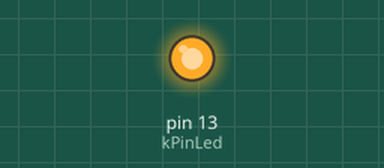
Bench run of a sketch on a simulated Arduino Uno, built with avr-gcc and run on an emulated ATmega328P. Parts: output pins drawn as LEDs (lit = HIGH).

Above: at 0.4 s.
At 10.5 s:
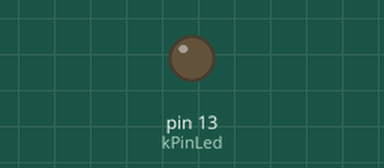
Timing chart, 0 to 14.3 s (numbered marks = the images above):
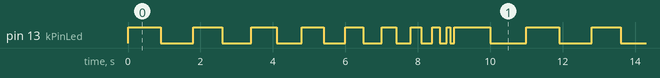

Measured:
- by itself, pin 13 (kPinLed): repeats every 11.0 s: LOW 0.90 s, HIGH 0.80 s, LOW 0.80 s, HIGH 0.70 s, LOW 0.70 s, HIGH 0.60 s, LOW 0.60 s, HIGH 0.50 s, LOW 0.50 s, HIGH 0.40 s, LOW 0.40 s, HIGH 0.30 s, LOW 0.30 s, HIGH 0.20 s, LOW 0.20 s, HIGH 0.10 s, LOW 0.10 s, HIGH 1.0 s, LOW 1.0 s, HIGH 0.90 s
- by itself, everything shown: repeats every 11.0 s, in 20 steps

The sketch:

blink_else.pde
```cpp
const int kPinLed = 13;

void setup()
{
  pinMode(kPinLed, OUTPUT);
}

int delayTime = 1000;

void loop()
{
  if(delayTime <= 100){   // If it is less than or equal to 100, reset it
    delayTime = 1000;
  }
  else{
    delayTime = delayTime - 100;
  }
  digitalWrite(kPinLed, HIGH);
  delay(delayTime);
  digitalWrite(kPinLed, LOW);
  delay(delayTime);
}
```
